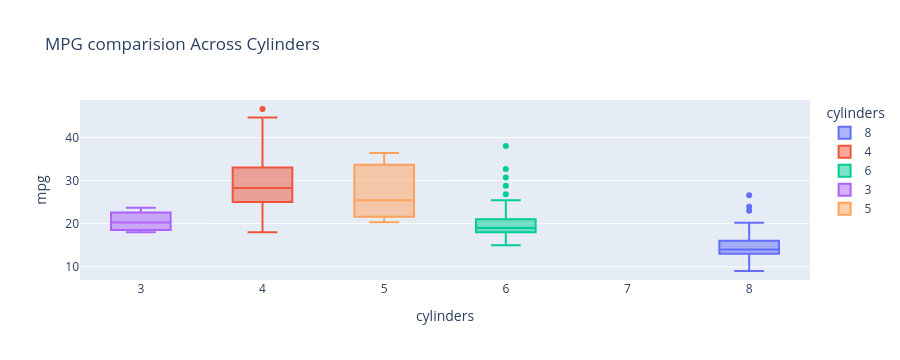

This figure's notebook cell:
### Code cell
## Box plot of the cylinders and mpg
fig = px.box(data_frame= cars, x= "cylinders", y= "mpg", color="cylinders",
            title= "MPG comparision Across Cylinders")
fig.show()

### Figure 1 — Plotly figure (JSON) as saved in the notebook; plotly's stock layout.template omitted (floating-point values rounded to 4 significant figures; data arrays with more than 128 entries replaced by an {"elided": "..."} marker saying what was removed)
{"data": [{"alignmentgroup": "True", "hovertemplate": "cylinders=%{x}<br>mpg=%{y}<extra></extra>", "legendgroup": "8", "marker": {"color": "#636efa"}, "name": "8", "notched": false, "offsetgroup": "8", "orientation": "v", "showlegend": true, "type": "box", "x": [8, 8, 8, 8, 8, 8, 8, 8, 8, 8, 8, 8, 8, 8, 8, 8, 8, 8, 8, 8, 8, 8, 8, 8, 8, 8, 8, 8, 8, 8, 8, 8, 8, 8, 8, 8, 8, 8, 8, 8, 8, 8, 8, 8, 8, 8, 8, 8, 8, 8, 8, 8, 8, 8, 8, 8, 8, 8, 8, 8, 8, 8, 8, 8, 8, 8, 8, 8, 8, 8, 8, 8, 8, 8, 8, 8, 8, 8, 8, 8, 8, 8, 8, 8, 8, 8, 8, 8, 8, 8, 8, 8, 8, 8, 8, 8, 8, 8, 8, 8, 8, 8, 8], "x0": " ", "xaxis": "x", "y": [18, 15, 18, 16, 17, 15, 14, 14, 14, 15, 15, 14, 15, 14, 10, 10, 11, 9, 14, 14, 14, 14, 12, 13, 13, 13, 14, 15, 14, 17, 11, 13, 12, 13, 15, 13, 13, 14, 13, 14, 13, 14, 15, 12, 13, 13, 14, 13, 12, 13, 11, 12, 13, 12, 15, 16, 15, 11, 16, 13, 14, 14, 14, 16, 15, 16, 14, 20, 13, 17.5, 16, 15.5, 14.5, 13, 16.5, 13, 13, 13, 17.5, 17, 15.5, 15, 16, 15.5, 15.5, 16, 19.9, 19.4, 20.2, 19.2, 18.1, 17.5, 17, 17.6, 16.5, 18.2, 16.9, 15.5, 19.2, 18.5, 23, 23.9, 26.6], "y0": " ", "yaxis": "y"}, {"alignmentgroup": "True", "hovertemplate": "cylinders=%{x}<br>mpg=%{y}<extra></extra>", "legendgroup": "4", "marker": {"color": "#EF553B"}, "name": "4", "notched": false, "offsetgroup": "4", "orientation": "v", "showlegend": true, "type": "box", "x": {"elided": "204 int values"}, "x0": " ", "xaxis": "x", "y": {"elided": "204 float values"}, "y0": " ", "yaxis": "y"}, {"alignmentgroup": "True", "hovertemplate": "cylinders=%{x}<br>mpg=%{y}<extra></extra>", "legendgroup": "6", "marker": {"color": "#00cc96"}, "name": "6", "notched": false, "offsetgroup": "6", "orientation": "v", "showlegend": true, "type": "box", "x": [6, 6, 6, 6, 6, 6, 6, 6, 6, 6, 6, 6, 6, 6, 6, 6, 6, 6, 6, 6, 6, 6, 6, 6, 6, 6, 6, 6, 6, 6, 6, 6, 6, 6, 6, 6, 6, 6, 6, 6, 6, 6, 6, 6, 6, 6, 6, 6, 6, 6, 6, 6, 6, 6, 6, 6, 6, 6, 6, 6, 6, 6, 6, 6, 6, 6, 6, 6, 6, 6, 6, 6, 6, 6, 6, 6, 6, 6, 6, 6, 6, 6, 6, 6], "x0": " ", "xaxis": "x", "y": [22, 18, 21, 21, 19, 16, 17, 19, 18, 18, 19, 18, 18, 16, 18, 18, 23, 18, 21, 20, 20, 21, 19, 15, 16, 16, 18, 19, 18, 15, 15, 17, 16, 15, 18, 21, 20, 18, 19, 22, 22, 24, 22.5, 20, 18, 18.5, 17.5, 19, 16.5, 17.5, 20.5, 19, 18.5, 22, 19.2, 20.5, 20.2, 20.5, 19.4, 20.6, 20.8, 18.6, 18.1, 17.7, 17, 16.2, 21.5, 19.8, 20.2, 20.6, 28.8, 26.8, 19.1, 32.7, 23.5, 30.7, 25.4, 24.2, 22.4, 20.2, 17.6, 25, 38, 22], "y0": " ", "yaxis": "y"}, {"alignmentgroup": "True", "hovertemplate": "cylinders=%{x}<br>mpg=%{y}<extra></extra>", "legendgroup": "3", "marker": {"color": "#ab63fa"}, "name": "3", "notched": false, "offsetgroup": "3", "orientation": "v", "showlegend": true, "type": "box", "x": [3, 3, 3, 3], "x0": " ", "xaxis": "x", "y": [19, 18, 21.5, 23.7], "y0": " ", "yaxis": "y"}, {"alignmentgroup": "True", "hovertemplate": "cylinders=%{x}<br>mpg=%{y}<extra></extra>", "legendgroup": "5", "marker": {"color": "#FFA15A"}, "name": "5", "notched": false, "offsetgroup": "5", "orientation": "v", "showlegend": true, "type": "box", "x": [5, 5, 5], "x0": " ", "xaxis": "x", "y": [20.3, 25.4, 36.4], "y0": " ", "yaxis": "y"}], "layout": {"autosize": true, "boxmode": "overlay", "height": 360, "legend": {"title": {"text": "cylinders"}, "tracegroupgap": 0}, "title": {"text": "MPG comparision Across Cylinders"}, "xaxis": {"anchor": "y", "autorange": true, "categoryarray": [8, 4, 6, 3, 5], "categoryorder": "array", "domain": [0, 1], "range": [2.5, 8.5], "title": {"text": "cylinders"}, "type": "linear"}, "yaxis": {"anchor": "x", "autorange": true, "domain": [0, 1], "range": [6.911, 48.69], "title": {"text": "mpg"}, "type": "linear"}}}
